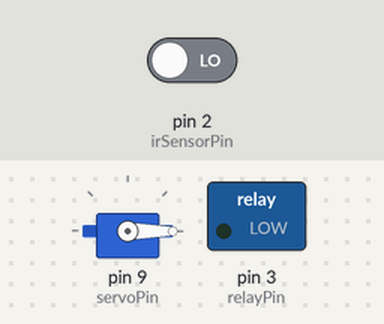
The sketch below on a simulated Arduino Uno, built with avr-gcc and run on an emulated ATmega328P. Parts: servo, switched loads named in the sketch (green lamp = pin HIGH). Inputs (shaded band) come from the test bench; at power-on: pin 2 (irSensorPin) LOW.

Above: at 2.8 s.
2.9 s: pin 2 (irSensorPin) driven HIGH
At 3.3 s:
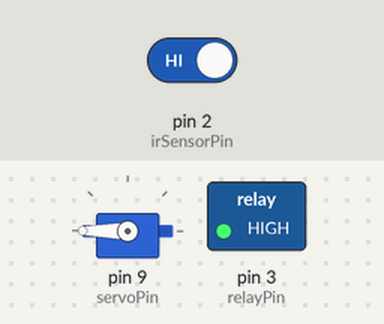
4.5 s: pin 2 (irSensorPin) driven LOW
At 6.0 s:
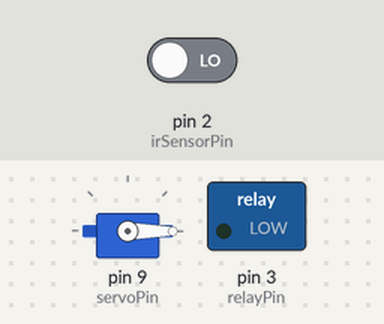
Timing chart, 0 to 7.5 s (numbered marks = the images above; inputs shaded):
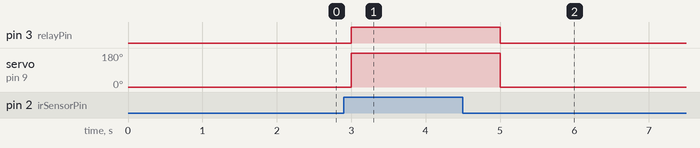

Measured:
- after the input at 2.9 s, pin 3 (relayPin): LOW → HIGH after 0.10 s; servo on pin 9 (servoPin): 0° → 180° after 0.10 s
- after the input at 4.5 s, pin 3 (relayPin): HIGH → LOW after 0.50 s; servo on pin 9 (servoPin): 180° → 0° after 0.50 s

The sketch:

Smart_Garbage_System_Arduino_Code.ino
```cpp
#include <Servo.h>
const int irSensorPin = 2;
const int relayPin = 3;
const int servoPin = 9;
Servo servoMotor;
void setup() {
  pinMode(irSensorPin, INPUT);
  pinMode(relayPin, OUTPUT);
  servoMotor.attach(servoPin);
  servoMotor.write(0);
}
void loop() {
  int irSensorState = digitalRead(irSensorPin);
  if (irSensorState == HIGH) {
    digitalWrite(relayPin, HIGH);
    servoMotor.write(180);
    delay(1000);
  } else {
    digitalWrite(relayPin, LOW);
    servoMotor.write(0);
    delay(1000);
  }
}
```
